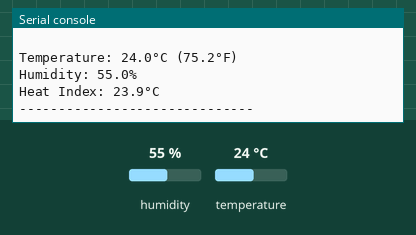
Simulated run of this program. Board: Raspberry Pi Pico running MicroPython. Shown: the last lines printed to the serial console. The inputs (shaded band) are chosen by the test bench; at power-on: humidity 55 %, temperature 24 °C.

Above: at 3.2 s.
3.3 s: humidity set to 22 %
At 6.5 s:
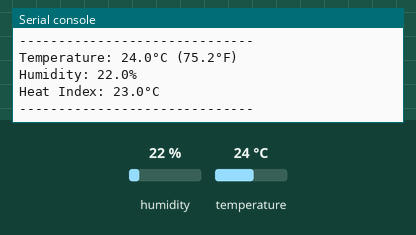
7.1 s: temperature set to 12 °C
At 8.4 s:
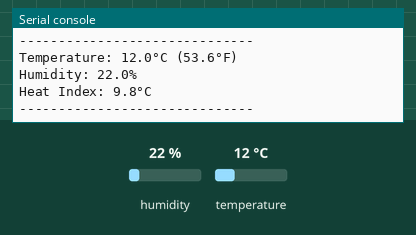
10.9 s: humidity set to 40 %
At 11.6 s:
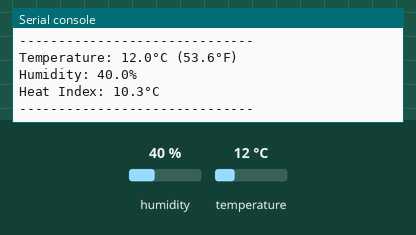
Timing chart, 0 to 13.9 s (numbered marks = the images above; inputs shaded):
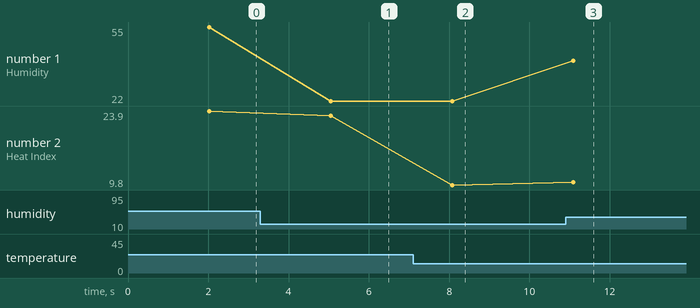

Measured:
- after the input at 3.3 s, the serial console: prints a new line after 1.7 s (image 1)
- after the input at 7.1 s, the serial console: prints a new line after 0.97 s (image 2)
- after the input at 10.9 s, the serial console: prints a new line after 0.19 s (image 3)
- plotted number 1: 55 → 22 after the input at 3.3 s, 22 → 40 after the input at 10.9 s
- plotted number 2: 23.9 → 23 after the input at 3.3 s, 23 → 9.8 after the input at 7.1 s, 9.8 → 10.3 after the input at 10.9 s

The program:

02_dht_sensor.py
```python
"""
Raspberry Pi Pico - Intermediate Program 2: DHT Temperature & Humidity Sensor
============================================================================

This program demonstrates how to interface with a DHT22 or DHT11 temperature
and humidity sensor and display the readings.

Hardware required:
- Raspberry Pi Pico
- DHT22 or DHT11 temperature and humidity sensor
- 10K ohm resistor (pull-up)
- Breadboard and jumper wires
- Optional: OLED display (if you want to display readings on a screen)

Connections:
- Connect DHT VCC to 3.3V
- Connect DHT GND to GND
- Connect DHT DATA to GPIO pin 15
- Connect a 10K resistor between DATA and VCC (pull-up)

Note: You'll need to install the DHT library. Upload the dht.py
file to your Pico before running this program.

Instructions:
1. Set up the circuit as described above
2. Upload the dht.py library to your Pico
3. Upload this program to the Pico
4. Open the serial console to view the temperature and humidity readings

Concepts covered:
- Working with environmental sensors
- Custom one-wire communication protocol
- Reading multiple sensor values
- Error handling for sensor readings
- Periodic measurements and logging
"""

import machine
import time
import utime

# Import the DHT library
# Note: You need to upload dht.py to your Pico first
try:
    import dht
except ImportError:
    print("Error: dht library not found")
    print("Please upload dht.py to your Pico")
    raise

# Set up the DHT sensor
# Use dht.DHT22 for DHT22 sensor or dht.DHT11 for DHT11 sensor
sensor_pin = machine.Pin(15)
sensor = dht.DHT22(sensor_pin)  # Change to DHT11 if you're using that sensor

# Function to read sensor data with error handling
def read_sensor():
    try:
        sensor.measure()  # Trigger a measurement
        temperature = sensor.temperature()  # Get temperature in Celsius
        humidity = sensor.humidity()  # Get humidity percentage
        return temperature, humidity
    except Exception as e:
        print(f"Error reading sensor: {e}")
        return None, None

# Function to convert Celsius to Fahrenheit
def celsius_to_fahrenheit(celsius):
    return celsius * 9/5 + 32

# Function to calculate heat index (apparent temperature)
def calculate_heat_index(temperature, humidity):
    # This is a simplified version of the heat index formula
    t = celsius_to_fahrenheit(temperature)
    h = humidity

    # Basic heat index calculation
    hi = 0.5 * (t + 61.0 + ((t - 68.0) * 1.2) + (h * 0.094))

    # For more extreme conditions, use the full formula
    if hi > 80:
        hi = -42.379 + 2.04901523 * t + 10.14333127 * h
        hi = hi - 0.22475541 * t * h - 0.00683783 * t * t
        hi = hi - 0.05481717 * h * h + 0.00122874 * t * t * h
        hi = hi + 0.00085282 * t * h * h - 0.00000199 * t * t * h * h

    # Convert back to Celsius
    return (hi - 32) * 5/9

try:
    print("DHT Temperature & Humidity Sensor Demo")
    print("======================================")
    print("Press Ctrl+C to exit")
    print()

    # Wait for the sensor to stabilize
    time.sleep(2)

    while True:
        # Read sensor data
        temperature, humidity = read_sensor()

        if temperature is not None and humidity is not None:
            # Calculate additional values
            fahrenheit = celsius_to_fahrenheit(temperature)
            heat_index = calculate_heat_index(temperature, humidity)

            # Display the readings
            print(f"Temperature: {temperature:.1f}°C ({fahrenheit:.1f}°F)")
            print(f"Humidity: {humidity:.1f}%")
            print(f"Heat Index: {heat_index:.1f}°C")
            print("-" * 30)
        else:
            print("Failed to read sensor data. Retrying...")

        # Wait before taking the next reading
        # DHT sensors typically need at least 2 seconds between readings
        time.sleep(3)

except KeyboardInterrupt:
    print("\nProgram stopped")
```
